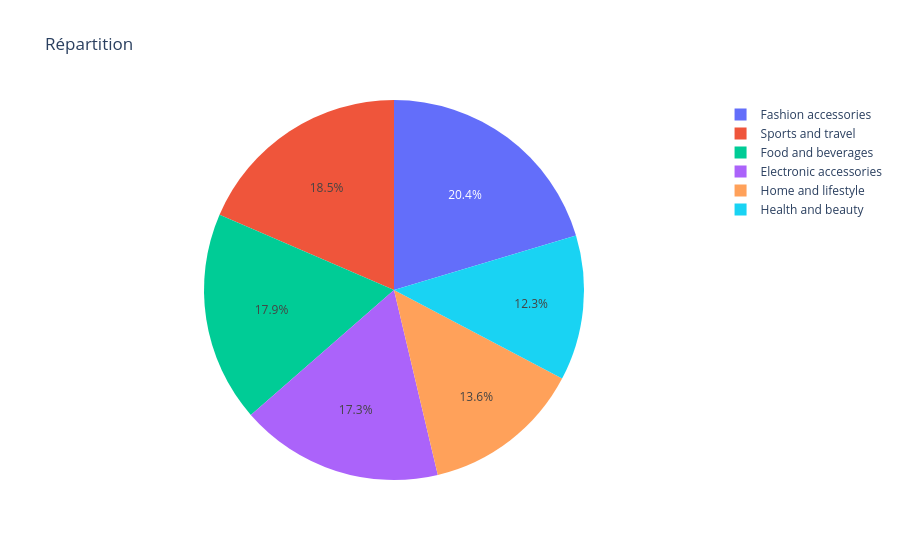

Write notebook code for a chart like this one.
### Code cell
# Graphique diagramme circulaire 
data_rep = repartition_cat_produits(data)
data_rep.columns

df_filtre = data_rep[(data_rep["City"] == "Mandalay") & (data_rep["Gender"] == "Female")]

graphe_cat_prod = px.pie(
    data_frame= df_filtre,
    values = "Nombre_commande",
    names = "Product line",
    title= "Répartition"
)

graphe_cat_prod.show()

### Figure 1 — Plotly figure (JSON) as saved in the notebook; plotly's stock layout.template omitted (floating-point values rounded to 4 significant figures)
{"data": [{"domain": {"x": [0, 1], "y": [0, 1]}, "hovertemplate": "Product line=%{label}<br>Nombre_commande=%{value}<extra></extra>", "labels": ["Electronic accessories", "Fashion accessories", "Food and beverages", "Health and beauty", "Home and lifestyle", "Sports and travel"], "legendgroup": "", "name": "", "showlegend": true, "type": "pie", "values": [28, 33, 29, 20, 22, 30]}], "layout": {"legend": {"tracegroupgap": 0}, "title": {"text": "Répartition"}}}
